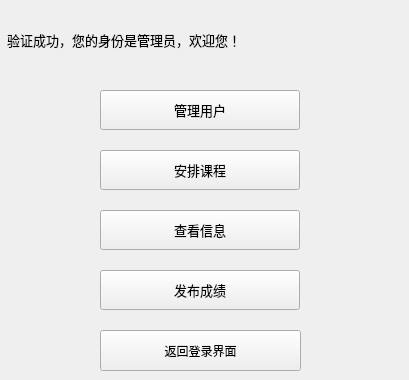
       <widget class="QWidget" name="page2">
        <widget class="QLabel" name="page2_welcomeAd">
         <property name="geometry">
          <rect>
           <x>0</x>
           <y>20</y>
           <width>400</width>
           <height>40</height>
          </rect>
         </property>
         <property name="minimumSize">
          <size>
           <width>400</width>
           <height>40</height>
          </size>
         </property>
         <property name="maximumSize">
          <size>
           <width>400</width>
           <height>40</height>
          </size>
         </property>
         <property name="font">
          <font>
           <pointsize>10</pointsize>
          </font>
         </property>
         <property name="text">
          <string>  验证成功，您的身份是管理员，欢迎您！</string>
         </property>
        </widget>
        <widget class="QPushButton" name="page2_subject">
         <property name="geometry">
          <rect>
           <x>100</x>
           <y>150</y>
           <width>200</width>
           <height>40</height>
          </rect>
         </property>
         <property name="minimumSize">
          <size>
           <width>200</width>
           <height>40</height>
          </size>
         </property>
         <property name="maximumSize">
          <size>
           <width>200</width>
           <height>40</height>
          </size>
         </property>
         <property name="font">
          <font>
           <family>微软雅黑</family>
           <pointsize>10</pointsize>
          </font>
         </property>
         <property name="layoutDirection">
          <enum>Qt::LeftToRight</enum>
         </property>
         <property name="text">
          <string>安排课程</string>
         </property>
        </widget>
        <widget class="QPushButton" name="page2_mark">
         <property name="geometry">
          <rect>
           <x>100</x>
           <y>270</y>
           <width>200</width>
           <height>40</height>
          </rect>
         </property>
         <property name="minimumSize">
          <size>
           <width>200</width>
           <height>40</height>
          </size>
         </property>
         <property name="maximumSize">
          <size>
           <width>200</width>
           <height>40</height>
          </size>
         </property>
         <property name="font">
          <font>
           <family>微软雅黑</family>
           <pointsize>10</pointsize>
          </font>
         </property>
         <property name="layoutDirection">
          <enum>Qt::LeftToRight</enum>
         </property>
         <property name="text">
          <string>发布成绩</string>
         </property>
        </widget>
        <widget class="QPushButton" name="page2_manage">
         <property name="geometry">
          <rect>
           <x>100</x>
           <y>90</y>
           <width>200</width>
           <height>40</height>
          </rect>
         </property>
         <property name="minimumSize">
          <size>
           <width>200</width>
           <height>40</height>
          </size>
         </property>
         <property name="maximumSize">
          <size>
           <width>200</width>
           <height>40</height>
          </size>
         </property>
         <property name="font">
          <font>
           <family>微软雅黑</family>
           <pointsize>10</pointsize>
          </font>
         </property>
         <property name="layoutDirection">
          <enum>Qt::LeftToRight</enum>
         </property>
         <property name="text">
          <string>管理用户</string>
         </property>
        </widget>
        <widget class="QPushButton" name="page2_back0">
         <property name="geometry">
          <rect>
           <x>100</x>
           <y>330</y>
           <width>201</width>
           <height>41</height>
          </rect>
         </property>
         <property name="text">
          <string>返回登录界面</string>
         </property>
        </widget>
        <widget class="QPushButton" name="page2_lookinf">
         <property name="geometry">
          <rect>
           <x>100</x>
           <y>210</y>
           <width>200</width>
           <height>40</height>
          </rect>
         </property>
         <property name="minimumSize">
          <size>
           <width>200</width>
           <height>40</height>
          </size>
         </property>
         <property name="maximumSize">
          <size>
           <width>200</width>
           <height>40</height>
          </size>
         </property>
         <property name="font">
          <font>
           <family>微软雅黑</family>
           <pointsize>10</pointsize>
          </font>
         </property>
         <property name="layoutDirection">
          <enum>Qt::LeftToRight</enum>
         </property>
         <property name="text">
          <string>查看信息</string>
         </property>
        </widget>
       </widget>
